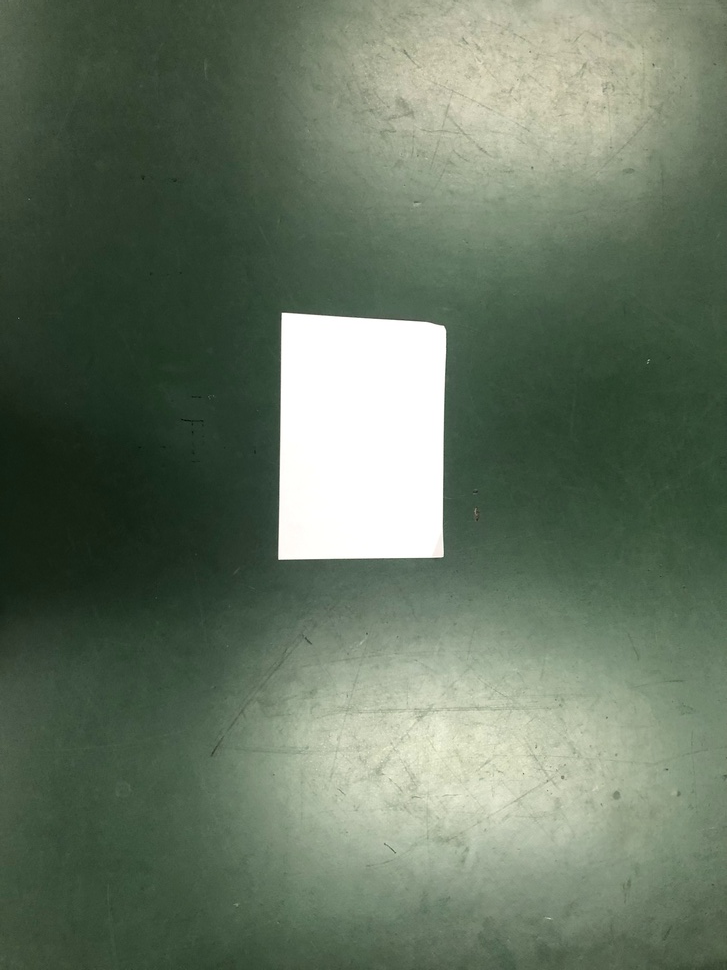
//> input picture crane_x7_examples/scripts/desk.jpg, 727 x 970 px, shrunk from 3024 x 4032 before the run
$ ./edge_sample   (built with g++ and OpenCV 4)
//> lines starting //> are read from the running program, lines starting //| are printed output that depends on the picture; after the words box and inside, x2 and y2 are one past the last pixel; in counts of white or black regions, pixels touching at a corner belong together
#include <iostream>
#include <opencv2/opencv.hpp>

int main(){

	cv::Mat gray, sobel, laplacian, canny; //画像格納用のオブジェクト宣言

	gray = cv::imread("desk.jpg", 0); //画像データの読み込み
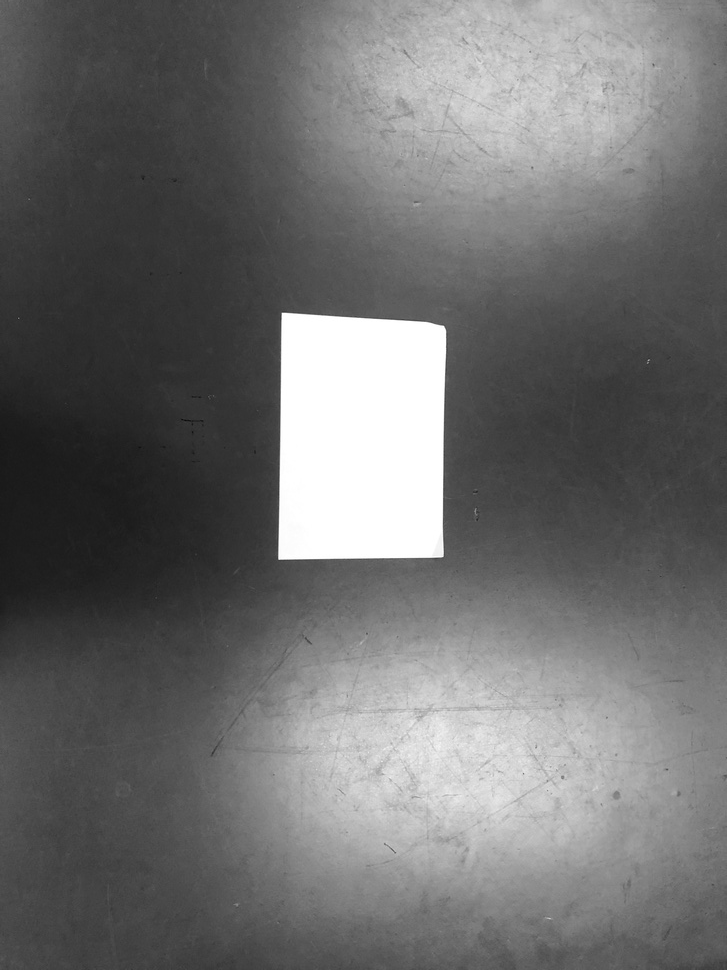
//> gray: 970 rows x 727 cols, CV_8UC1; min 9, max 255, mean 109.9

	if (gray.empty()) { //エラー処理
		std::cout << "error" << std::endl;
		return 0;
	}

	Sobel(gray, sobel, CV_32F, 1, 1, 1, 5); //Sobel法 //入力画像,出力画像,ビット深度,xの微分次数,yの微分次数,カーネルのサイズ,結果に加える値
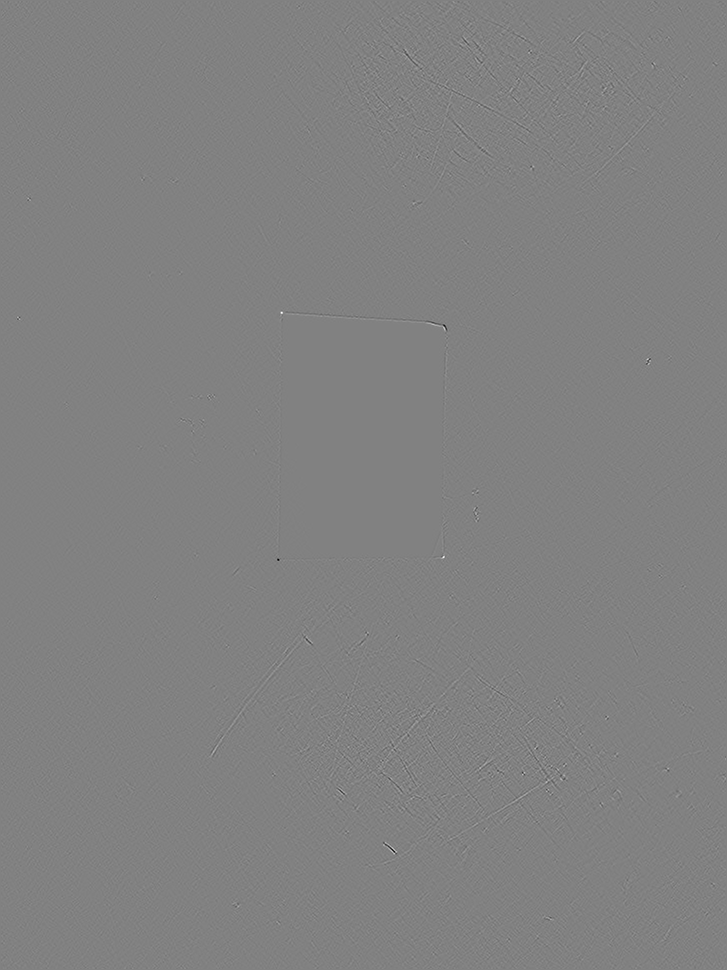
//> sobel: 970 rows x 727 cols, CV_32FC1; min -1015, max 985, mean 0; drawn with min black and max white

	Laplacian(gray, laplacian, CV_32F, 1, 5); //Laplacian法 //入力画像,出力画像,ビット深度,アパーチャサイズ,結果に加える値

	Canny(gray,canny, 150, 250); //Cannuy法 //入力画像,出力画像,閾値1,閾値2
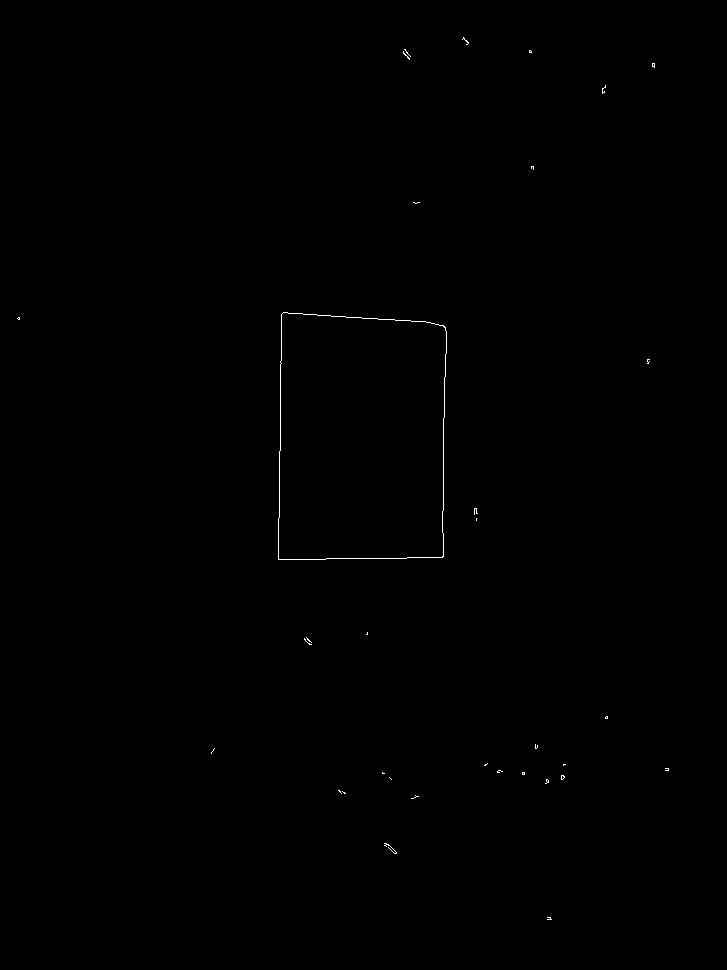
//> canny: 970 rows x 727 cols, CV_8UC1; 0.15% white in thin lines or dots, all inside (x1, y1, x2, y2) = (17, 37, 669, 920)

	//画像の保存
	cv::imwrite("sobel.jpg", sobel);
	cv::imwrite("laplacian.jpg", laplacian);
	cv::imwrite("canny.jpg", canny);

	sobel.release();
	laplacian.release();
	canny.release();

	return 0;
}
